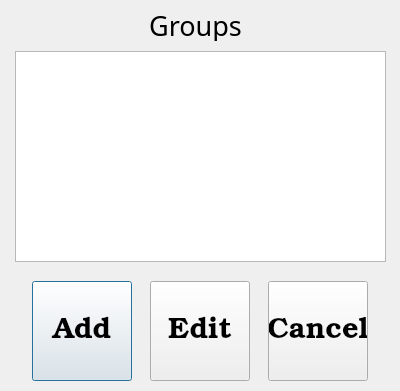
<?xml version="1.0" encoding="UTF-8"?>
<ui version="4.0">
 <class>groups_dialog</class>
 <widget class="QDialog" name="groups_dialog">
  <property name="geometry">
   <rect>
    <x>0</x>
    <y>0</y>
    <width>400</width>
    <height>391</height>
   </rect>
  </property>
  <property name="font">
   <font>
    <family>Book Antiqua</family>
    <pointsize>20</pointsize>
   </font>
  </property>
  <property name="windowTitle">
   <string>Groups</string>
  </property>
  <widget class="QLabel" name="label">
   <property name="geometry">
    <rect>
     <x>120</x>
     <y>10</y>
     <width>151</width>
     <height>31</height>
    </rect>
   </property>
   <property name="text">
    <string>Groups</string>
   </property>
   <property name="alignment">
    <set>Qt::AlignCenter</set>
   </property>
  </widget>
  <widget class="QTableView" name="tableView">
   <property name="geometry">
    <rect>
     <x>15</x>
     <y>51</y>
     <width>371</width>
     <height>211</height>
    </rect>
   </property>
  </widget>
  <widget class="QWidget" name="horizontalLayoutWidget">
   <property name="geometry">
    <rect>
     <x>20</x>
     <y>280</y>
     <width>361</width>
     <height>102</height>
    </rect>
   </property>
   <layout class="QHBoxLayout" name="horizontalLayout">
    <item>
     <widget class="QPushButton" name="btn_add">
      <property name="sizePolicy">
       <sizepolicy hsizetype="Preferred" vsizetype="Preferred">
        <horstretch>0</horstretch>
        <verstretch>20</verstretch>
       </sizepolicy>
      </property>
      <property name="minimumSize">
       <size>
        <width>100</width>
        <height>100</height>
       </size>
      </property>
      <property name="maximumSize">
       <size>
        <width>100</width>
        <height>100</height>
       </size>
      </property>
      <property name="baseSize">
       <size>
        <width>12</width>
        <height>2</height>
       </size>
      </property>
      <property name="font">
       <font>
        <family>Bookman Old Style</family>
        <pointsize>22</pointsize>
        <stylestrategy>PreferAntialias</stylestrategy>
       </font>
      </property>
      <property name="text">
       <string>Add</string>
      </property>
     </widget>
    </item>
    <item>
     <widget class="QPushButton" name="btn_edit">
      <property name="sizePolicy">
       <sizepolicy hsizetype="Preferred" vsizetype="Preferred">
        <horstretch>0</horstretch>
        <verstretch>20</verstretch>
       </sizepolicy>
      </property>
      <property name="minimumSize">
       <size>
        <width>100</width>
        <height>100</height>
       </size>
      </property>
      <property name="maximumSize">
       <size>
        <width>100</width>
        <height>100</height>
       </size>
      </property>
      <property name="baseSize">
       <size>
        <width>12</width>
        <height>2</height>
       </size>
      </property>
      <property name="font">
       <font>
        <family>Bookman Old Style</family>
        <pointsize>22</pointsize>
        <stylestrategy>PreferAntialias</stylestrategy>
       </font>
      </property>
      <property name="text">
       <string>Edit</string>
      </property>
     </widget>
    </item>
    <item>
     <widget class="QPushButton" name="btn_cancel">
      <property name="sizePolicy">
       <sizepolicy hsizetype="Preferred" vsizetype="Preferred">
        <horstretch>0</horstretch>
        <verstretch>20</verstretch>
       </sizepolicy>
      </property>
      <property name="minimumSize">
       <size>
        <width>100</width>
        <height>100</height>
       </size>
      </property>
      <property name="maximumSize">
       <size>
        <width>100</width>
        <height>100</height>
       </size>
      </property>
      <property name="baseSize">
       <size>
        <width>12</width>
        <height>2</height>
       </size>
      </property>
      <property name="font">
       <font>
        <family>Bookman Old Style</family>
        <pointsize>22</pointsize>
        <stylestrategy>PreferAntialias</stylestrategy>
       </font>
      </property>
      <property name="text">
       <string>Cancel</string>
      </property>
     </widget>
    </item>
   </layout>
  </widget>
 </widget>
 <resources/>
 <connections/>
</ui>
